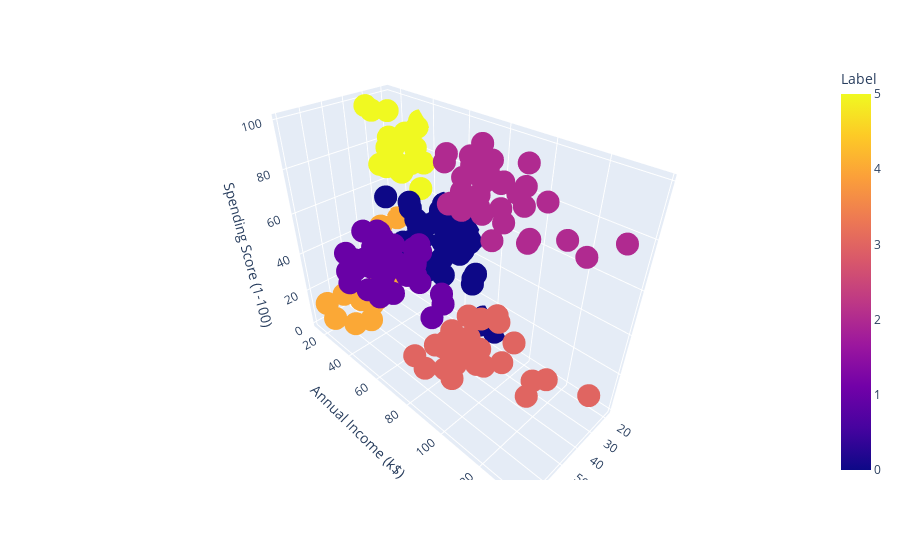

The notebook cell this image was saved under:
### Markdown cell above
### Visualize the clusters

### Code cell
import plotly.express as px 
fig = px.scatter_3d(data_frame=X, x='Age', y='Annual Income (k$)', z='Spending Score (1-100)',color='Label')
fig.show()

### Figure 1 — Plotly figure (JSON) as saved in the notebook; plotly's stock layout.template omitted (floating-point values rounded to 4 significant figures; data arrays with more than 128 entries replaced by an {"elided": "..."} marker saying what was removed)
{"data": [{"hovertemplate": "Age=%{x}<br>Annual Income (k$)=%{y}<br>Spending Score (1-100)=%{z}<br>Label=%{marker.color}<extra></extra>", "legendgroup": "", "marker": {"color": {"elided": "200 int values"}, "coloraxis": "coloraxis", "symbol": "circle"}, "mode": "markers", "name": "", "scene": "scene", "showlegend": false, "type": "scatter3d", "x": {"elided": "200 int values"}, "y": {"elided": "200 int values"}, "z": {"elided": "200 int values"}}], "layout": {"coloraxis": {"colorbar": {"title": {"text": "Label"}}, "colorscale": [[0, "#0d0887"], [0.1111, "#46039f"], [0.2222, "#7201a8"], [0.3333, "#9c179e"], [0.4444, "#bd3786"], [0.5556, "#d8576b"], [0.6667, "#ed7953"], [0.7778, "#fb9f3a"], [0.8889, "#fdca26"], [1, "#f0f921"]]}, "legend": {"tracegroupgap": 0}, "margin": {"t": 60}, "scene": {"domain": {"x": [0, 1], "y": [0, 1]}, "xaxis": {"title": {"text": "Age"}}, "yaxis": {"title": {"text": "Annual Income (k$)"}}, "zaxis": {"title": {"text": "Spending Score (1-100)"}}}}}
